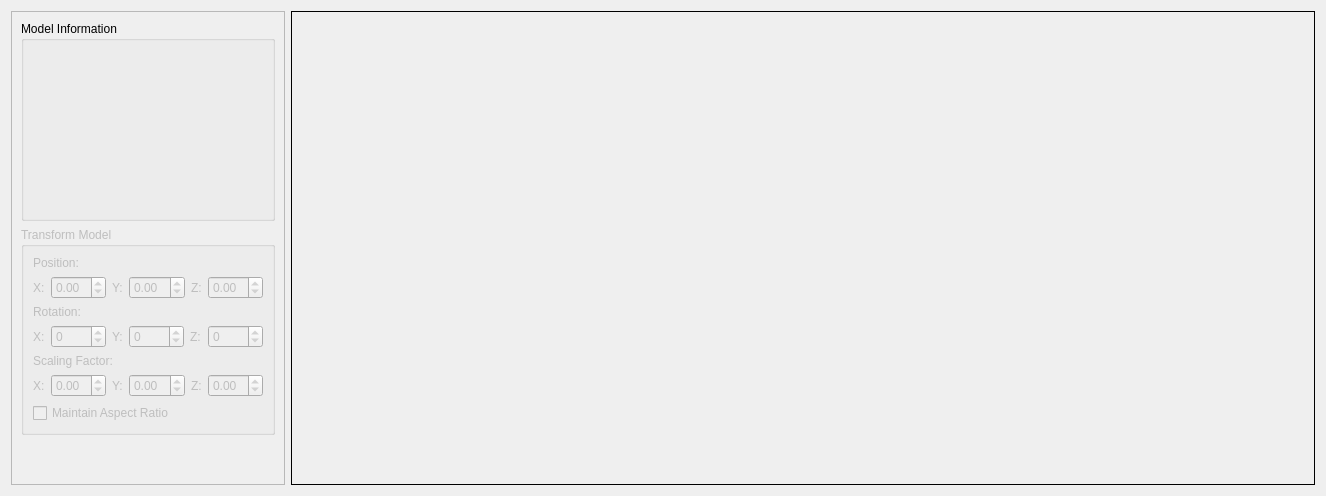
  <widget class="QWidget" name="centralwidget">
   <layout class="QHBoxLayout" name="horizontalLayout">
    <item>
     <widget class="QFrame" name="frame">
      <property name="frameShape">
       <enum>QFrame::StyledPanel</enum>
      </property>
      <property name="frameShadow">
       <enum>QFrame::Raised</enum>
      </property>
      <layout class="QVBoxLayout" name="verticalLayout_2">
       <item>
        <layout class="QVBoxLayout" name="verticalLayout">
         <item>
          <widget class="QGroupBox" name="groupBox">
           <property name="minimumSize">
            <size>
             <width>0</width>
             <height>200</height>
            </size>
           </property>
           <property name="maximumSize">
            <size>
             <width>254</width>
             <height>16777215</height>
            </size>
           </property>
           <property name="title">
            <string>Model Information</string>
           </property>
          </widget>
         </item>
         <item>
          <widget class="QGroupBox" name="Transform_groupbox">
           <property name="enabled">
            <bool>false</bool>
           </property>
           <property name="maximumSize">
            <size>
             <width>254</width>
             <height>16777215</height>
            </size>
           </property>
           <property name="title">
            <string>Transform Model</string>
           </property>
           <layout class="QHBoxLayout" name="horizontalLayout_5">
            <item>
             <layout class="QVBoxLayout" name="verticalLayout_3">
              <item>
               <widget class="QLabel" name="label_12">
                <property name="text">
                 <string>Position:</string>
                </property>
               </widget>
              </item>
              <item>
               <layout class="QHBoxLayout" name="horizontalLayout_4">
                <item>
                 <widget class="QLabel" name="label_9">
                  <property name="text">
                   <string>X:</string>
                  </property>
                 </widget>
                </item>
                <item>
                 <widget class="QDoubleSpinBox" name="doubleSpinBox_7">
                  <property name="minimumSize">
                   <size>
                    <width>55</width>
                    <height>0</height>
                   </size>
                  </property>
                  <property name="minimum">
                   <double>-99.989999999999995</double>
                  </property>
                 </widget>
                </item>
                <item>
                 <widget class="QLabel" name="label_10">
                  <property name="text">
                   <string>Y:</string>
                  </property>
                 </widget>
                </item>
                <item>
                 <widget class="QDoubleSpinBox" name="doubleSpinBox_8">
                  <property name="minimumSize">
                   <size>
                    <width>55</width>
                    <height>0</height>
                   </size>
                  </property>
                  <property name="minimum">
                   <double>-99.989999999999995</double>
                  </property>
                 </widget>
                </item>
                <item>
                 <widget class="QLabel" name="label_11">
                  <property name="text">
                   <string>Z:</string>
                  </property>
                 </widget>
                </item>
                <item>
                 <widget class="QDoubleSpinBox" name="doubleSpinBox_9">
                  <property name="minimumSize">
                   <size>
                    <width>55</width>
                    <height>0</height>
                   </size>
                  </property>
                  <property name="minimum">
                   <double>-99.989999999999995</double>
                  </property>
                 </widget>
                </item>
               </layout>
              </item>
              <item>
               <widget class="QLabel" name="label_4">
                <property name="text">
                 <string>Rotation:</string>
                </property>
               </widget>
              </item>
              <item>
               <layout class="QHBoxLayout" name="horizontalLayout_2">
                <item>
                 <widget class="QLabel" name="label">
                  <property name="text">
                   <string>X:</string>
                  </property>
                 </widget>
                </item>
                <item>
                 <widget class="QDoubleSpinBox" name="doubleSpinBox">
                  <property name="minimumSize">
                   <size>
                    <width>55</width>
                    <height>0</height>
                   </size>
                  </property>
                  <property name="decimals">
                   <number>0</number>
                  </property>
                  <property name="minimum">
                   <double>-360.000000000000000</double>
                  </property>
                  <property name="maximum">
                   <double>360.000000000000000</double>
                  </property>
                 </widget>
                </item>
                <item>
                 <widget class="QLabel" name="label_2">
                  <property name="text">
                   <string>Y:</string>
                  </property>
                 </widget>
                </item>
                <item>
                 <widget class="QDoubleSpinBox" name="doubleSpinBox_2">
                  <property name="minimumSize">
                   <size>
                    <width>55</width>
                    <height>0</height>
                   </size>
                  </property>
                  <property name="decimals">
                   <number>0</number>
                  </property>
                  <property name="minimum">
                   <double>-360.000000000000000</double>
                  </property>
                  <property name="maximum">
                   <double>360.000000000000000</double>
                  </property>
                 </widget>
                </item>
                <item>
                 <widget class="QLabel" name="label_3">
                  <property name="text">
                   <string>Z:</string>
                  </property>
                 </widget>
                </item>
                <item>
                 <widget class="QDoubleSpinBox" name="doubleSpinBox_3">
                  <property name="minimumSize">
                   <size>
                    <width>55</width>
                    <height>0</height>
                   </size>
                  </property>
                  <property name="decimals">
                   <number>0</number>
                  </property>
                  <property name="minimum">
                   <double>-360.000000000000000</double>
                  </property>
                  <property name="maximum">
                   <double>360.000000000000000</double>
                  </property>
                 </widget>
                </item>
               </layout>
              </item>
              <item>
               <widget class="QLabel" name="label_8">
                <property name="text">
                 <string>Scaling Factor:</string>
                </property>
               </widget>
              </item>
              <item>
               <layout class="QHBoxLayout" name="horizontalLayout_3">
                <item>
                 <widget class="QLabel" name="label_5">
                  <property name="text">
                   <string>X:</string>
                  </property>
                 </widget>
                </item>
                <item>
                 <widget class="QDoubleSpinBox" name="doubleSpinBox_4">
                  <property name="minimumSize">
                   <size>
                    <width>55</width>
                    <height>0</height>
                   </size>
                  </property>
                  <property name="minimum">
                   <double>-99.989999999999995</double>
                  </property>
                 </widget>
                </item>
                <item>
                 <widget class="QLabel" name="label_6">
                  <property name="text">
                   <string>Y:</string>
                  </property>
                 </widget>
                </item>
                <item>
                 <widget class="QDoubleSpinBox" name="doubleSpinBox_5">
                  <property name="minimumSize">
                   <size>
                    <width>55</width>
                    <height>0</height>
                   </size>
                  </property>
                  <property name="minimum">
                   <double>-99.989999999999995</double>
                  </property>
                 </widget>
                </item>
                <item>
                 <widget class="QLabel" name="label_7">
                  <property name="text">
                   <string>Z:</string>
                  </property>
                 </widget>
                </item>
                <item>
                 <widget class="QDoubleSpinBox" name="doubleSpinBox_6">
                  <property name="minimumSize">
                   <size>
                    <width>55</width>
                    <height>0</height>
                   </size>
                  </property>
                  <property name="minimum">
                   <double>-99.989999999999995</double>
                  </property>
                 </widget>
                </item>
               </layout>
              </item>
              <item>
               <widget class="QCheckBox" name="checkBox">
                <property name="text">
                 <string>Maintain Aspect Ratio</string>
                </property>
               </widget>
              </item>
             </layout>
            </item>
           </layout>
          </widget>
         </item>
        </layout>
       </item>
       <item>
        <spacer name="verticalSpacer">
         <property name="orientation">
          <enum>Qt::Vertical</enum>
         </property>
         <property name="sizeHint" stdset="0">
          <size>
           <width>20</width>
           <height>40</height>
          </size>
         </property>
        </spacer>
       </item>
      </layout>
     </widget>
    </item>
    <item>
     <widget class="QFrame" name="ModelFrame">
      <property name="sizePolicy">
       <sizepolicy hsizetype="Expanding" vsizetype="Preferred">
        <horstretch>0</horstretch>
        <verstretch>0</verstretch>
       </sizepolicy>
      </property>
      <property name="minimumSize">
       <size>
        <width>1024</width>
        <height>0</height>
       </size>
      </property>
      <property name="frameShape">
       <enum>QFrame::Box</enum>
      </property>
      <property name="frameShadow">
       <enum>QFrame::Plain</enum>
      </property>
      <property name="lineWidth">
       <number>1</number>
      </property>
     </widget>
    </item>
   </layout>
  </widget>
